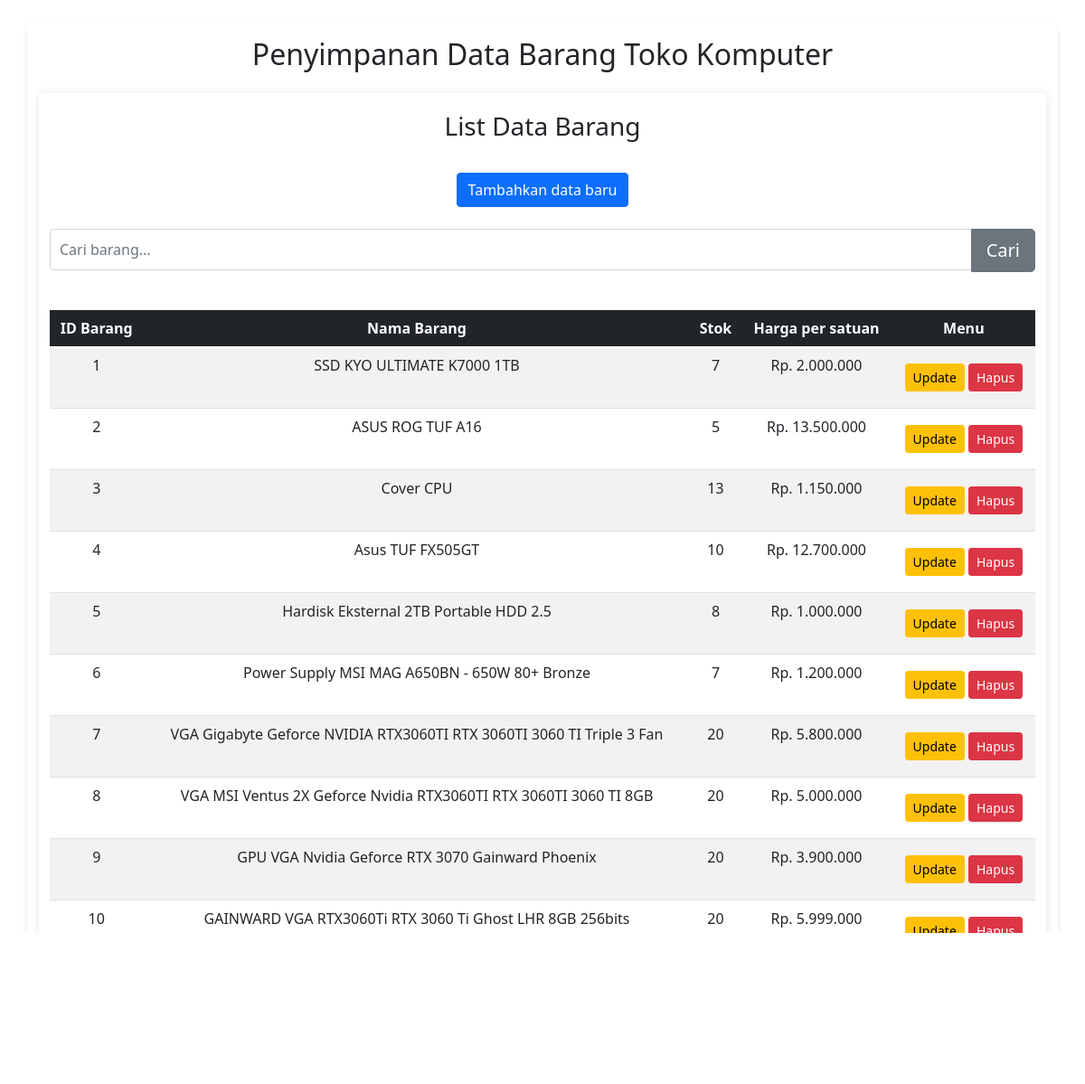
The page / on the database its author committed.
### app.py (models this page shows)
class Item(Base):
    __tablename__ = 'items'
    id = Column(Integer, primary_key=True)
    name = Column(String(100))
    stok = Column(Integer)
    harga = Column(Integer)

### app.py (the view)
@app.route('/')
def index():
    session = get_session()
    data = session.query(Item).all()
    session.close()
    return render_template('index.html', data=data)

### app.py (called while the page is built)
def get_session():
    return Session()

### templates/index.html
{% extends "base.html" %}
{% block content %}
<div class="container mt-4">
    <h3 class="mb-4">List Data Barang</h3>
    <a href="{{ url_for('create') }}" class="btn btn-primary mb-4">Tambahkan data baru</a>
    <div class="input-group mb-1">
        <input type="text" class="form-control" id="searchInput" placeholder="Cari barang..." aria-label="Cari barang...">
        <button class="btn btn-secondary btn-lg" style="height: fit-content;" type="button" id="searchButton">Cari</button>
    </div>
    <div class="table-responsive">
        <table class="table table-striped" id="dataTable">
            <thead class="table-dark">
                <tr>
                    <th>ID Barang</th>
                    <th>Nama Barang</th>
                    <th>Stok</th>
                    <th>Harga per satuan</th>
                    <th>Menu</th>
                </tr>
            </thead>
            <tbody>
                {% for item in data %}
                <tr>
                    <td>{{ item.id }}</td>
                    <td>{{ item.name }}</td>
                    <td>{{ item.stok }}</td>
                    <td>Rp. {{ item.harga }}</td>
                    <td>
                        <a href="{{ url_for('update', id=item.id) }}" class="btn btn-sm btn-warning">Update</a>
                        <a href="{{ url_for('delete', id=item.id) }}" onclick="return confirm('Apakah anda yakin ingin menghapus data ini?')" class="btn btn-sm btn-danger">Hapus</a>
                    </td>
                </tr>
                {% endfor %}
            </tbody>
        </table>
        <a href="{{ url_for('log') }}" class="btn btn-secondary mb-4 float-end" style="margin-right: 5px;">Lihat Log data</a>
    </div>
</div>
{% endblock %}

### templates/base.html (shortened to what this page needs)
<!DOCTYPE html>
<head>
    <link rel="stylesheet" href="{{ url_for('static', filename='style.css') }}">
    <link href="https://cdn.jsdelivr.net/npm/bootstrap@5.0.2/dist/css/bootstrap.min.css" rel="stylesheet">
</head>
<body>
    <div class="container bg-1">
        <h2>Penyimpanan Data Barang Toko Komputer</h2>
        {% block content %}{% endblock %}
    </div>
</body>
</html>

### static/style.css (style rules this page uses)
body { font-family: Arial, sans-serif; background-color: #FFF5E1; margin: 0; padding: 0; }
.container { margin: 0 auto; padding: 20px; background-color: #fff; box-shadow: 0 0 10px rgba(0,0,0,0.1); margin-top: 50px; text-align: center; }
a { display: inline-block; margin: 10px 0; color: #007BFF; text-decoration: none; }
table { width: 100%; border-collapse: collapse; margin: 20px 0; }
th, td { padding: 10px; border: 1px solid #ddd; }
input[type="text"] { padding: 10px; width: 100%; margin-bottom: 20px; }
button { padding: 10px 20px; background-color: #007BFF; color: #fff; border: none; cursor: pointer; }
.bg-1 { background: rgba(255, 255, 255, 0.2); border-radius: 15px; backdrop-filter: blur(10px); -webkit-backdrop-filter: blur(10px); border: 1px solid rgba(255, 255, 255, 0.3); box-shadow: 0 4px 6px rgba(0, 0, 0, 0.1); padding: 20px; max-width: 400px; margin: 20px auto; }

### rows shown on the page
Item: id "1", name "SSD KYO ULTIMATE K7000 1TB", stok "7", harga "2.000.000"
Item: id "2", name "ASUS ROG TUF A16", stok "5", harga "13.500.000"
Item: id "3", name "Cover CPU", stok "13", harga "1.150.000"
Item: id "4", name "Asus TUF FX505GT", stok "10", harga "12.700.000"
Item: id "5", name "Hardisk Eksternal 2TB Portable HDD 2.5", stok "8", harga "1.000.000"
Item: id "6", name "Power Supply MSI MAG A650BN - 650W 80+ Bronze", stok "7", harga "1.200.000"
Item: id "7", name "VGA Gigabyte Geforce NVIDIA RTX3060TI RTX 3060TI 3060 TI Triple 3 Fan", stok "20", harga "5.800.000"
Item: id "8", name "VGA MSI Ventus 2X Geforce Nvidia RTX3060TI RTX 3060TI 3060 TI 8GB", stok "20", harga "5.000.000"
Item: id "9", name "GPU VGA Nvidia Geforce RTX 3070 Gainward Phoenix", stok "20", harga "3.900.000"
Item: id "10", name "GAINWARD VGA RTX3060Ti RTX 3060 Ti Ghost LHR 8GB 256bits", stok "20", harga "5.999.000"
